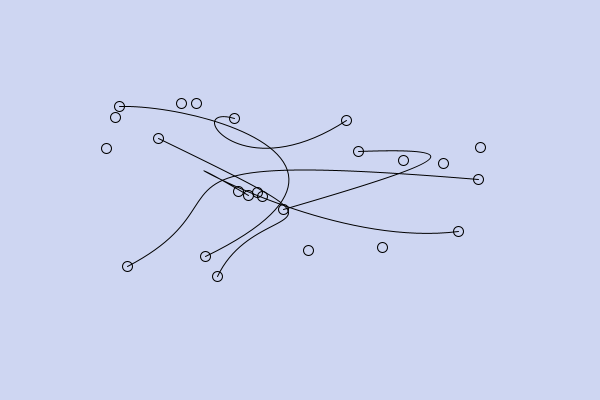
Frame 1 (no input)
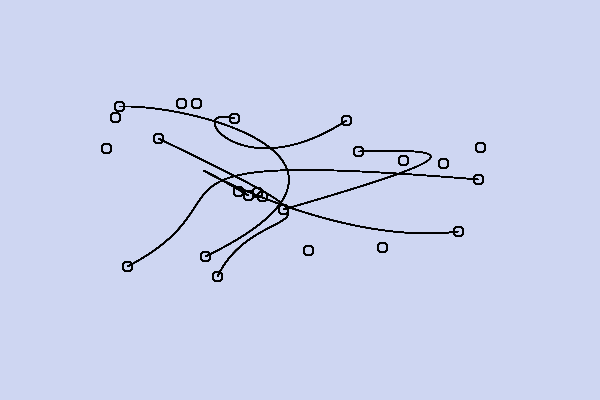
Frame 60 (the mouse pressed at the canvas centre just before this capture)
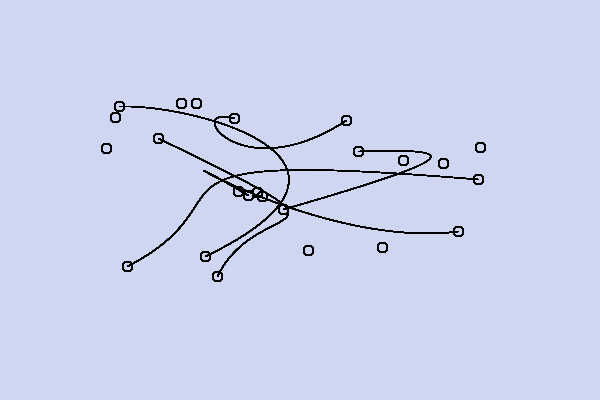
Frame 120 (the mouse held since frame 60 and released just before this capture)

The Processing sketch that drew these frames (run headless with seeded random() and noise(); from frame 60 on, the mouse is pressed at the canvas centre):

// Processing sketch: bigcurve2
// ── bigcurve2.pde
int NumPoints = 24;
float [] Xp;
float [] Yp;

void setup() {
   size(600, 400);
   background(206, 214, 242);
   noFill();
   Xp = new float[NumPoints];
   Yp = new float[NumPoints];
   for (int i=0; i<NumPoints; i++) {
      Xp[i] = random(100, 500);
      Yp[i] = random(100, 300);
   }
}

void draw() {
   for (int i=0; i<NumPoints; i++) {
      ellipse(Xp[i], Yp[i], 10, 10);
   }
   for (int i=0; i<NumPoints; i+=4) {
      bezier(Xp[i],   Yp[i],   Xp[i+1], Yp[i+1],
             Xp[i+2], Yp[i+2], Xp[i+3], Yp[i+3]);
   }
}
